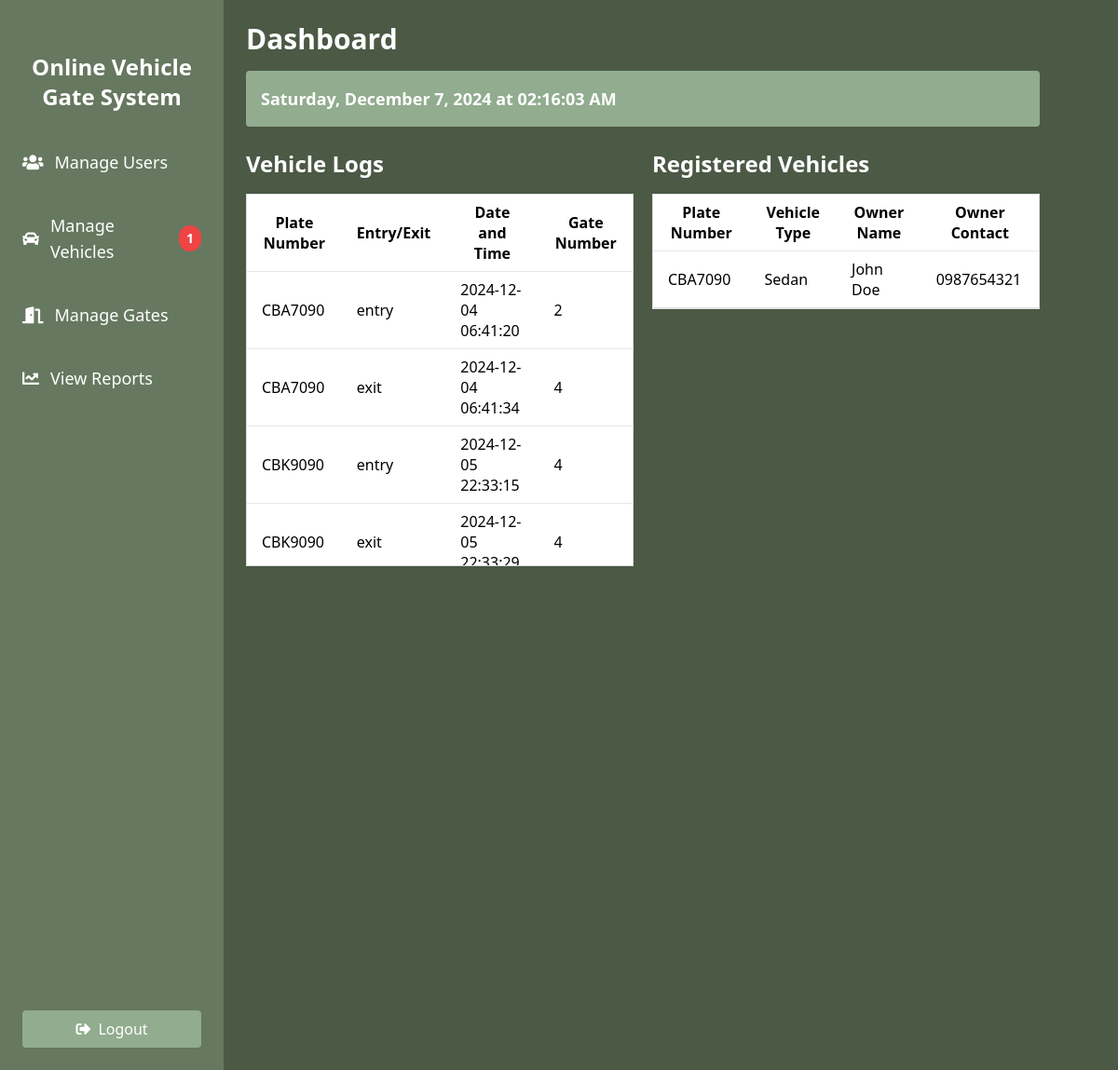
/admin_dashboard.php (signed in), run on the app's committed database.
### tables this page shows
CREATE TABLE `vehicle_logs` (
  `id` int(11) NOT NULL,
  `plate_number` varchar(50) NOT NULL,
  `entry_exit` enum('entry','exit') NOT NULL,
  `date_time` timestamp NOT NULL DEFAULT current_timestamp() ON UPDATE current_timestamp(),
  `gate_number` int(11) NOT NULL
);

CREATE TABLE `vehicles` (
  `id` int(11) NOT NULL,
  `plate_number` varchar(15) NOT NULL,
  `vehicle_type` varchar(50) NOT NULL,
  `owner_id` varchar(255) NOT NULL,
  `owner_name` varchar(100) NOT NULL,
  `owner_contact` varchar(15) NOT NULL,
  `registration_date` timestamp NOT NULL DEFAULT current_timestamp(),
  `status` enum('pending','approved','denied') DEFAULT 'pending',
  `approved_by` int(11) DEFAULT NULL
);

### admin_dashboard.php (the view, shortened to what this page needs)
<?php
include('config.php');
$sql = "SELECT * FROM vehicles WHERE status = 'pending'";
$result = mysqli_query($conn, $sql);
$pending_count = mysqli_num_rows($result);
$log_sql = "SELECT * FROM vehicle_logs";
$log_result = mysqli_query($conn, $log_sql);
$sql_vehicles = "SELECT * FROM vehicles WHERE status = 'approved'";
$vehicles_result = mysqli_query($conn, $sql_vehicles);
?>
<html>
<head>
    <script src="https://cdn.tailwindcss.com"></script>
</head>
<body class="bg-[var(--bg-main)]">
<div class="flex">
    <div class="w-1/5 bg-[var(--bg-sidebar)] text-[var(--text-sidebar)] h-screen p-6 flex flex-col justify-between">
        <div>
        <h2 class="text-2xl font-bold mb-8 mt-8 text-center">Online Vehicle Gate System</h2>
        <ul>
                <li class="mb-6 text-lg">
                    <a href="manage_users.php" class="flex items-center hover:text-gray-400 py-2">
                        <i class="fas fa-users mr-3"></i> Manage Users
                    </a>
                </li>
                <li class="mb-6 flex items-center text-lg">
                    <i class="fas fa-car mr-3"></i>
                    <a href="manage_vehicles.php" class="flex items-center hover:text-gray-400 py-2">Manage Vehicles</a>
                    <?php if ($pending_count > 0): ?>
                        <span class="notification ml-2 bg-red-500 text-white rounded-full px-2 py-1 text-sm" style="font-weight: bold;"><?php echo $pending_count; ?></span>
                    <?php endif; ?>
                </li>
                <li class="mb-6 text-lg">
                    <a href="manage_gates.php" class="flex items-center hover:text-gray-400 py-2">
                        <i class="fas fa-door-open mr-3"></i> Manage Gates
                    </a>
                </li>
                <li class="mb-6 text-lg">
                    <a href="view_reports.php" class="flex items-center hover:text-gray-400 py-2">
                        <i class="fas fa-chart-line mr-3"></i> View Reports
                    </a>
                </li>
            </ul>
        </div>
        <button onclick="window.location.href='logout.php'" class="bg-[var(--bg-highlight)] text-[var(--text-highlight)] py-2 px-4 rounded hover:bg-opacity-75 flex items-center justify-center">
            <i class="fas fa-sign-out-alt mr-2"></i> Logout
        </button>
    </div>
    <div class="w-3/4 p-6">
        <h1 class="text-3xl font-bold mb-4 text-[var(--text-main)]">Dashboard</h1>
        <div class="datetime bg-[var(--bg-highlight)] text-[var(--text-highlight)] p-4 rounded mb-6 flex items-center justify-between">
            <p id="datetime" class="text-lg font-semibold"></p>
        </div>
        <div class="container-flex">
            <div class="container">
                <h2 class="text-2xl font-bold mb-4 text-[var(--text-main)]">Vehicle Logs</h2>
                <div class="scrollable-container bg-white">
                    <table class="min-w-full">
                        <thead>
                            <tr>
                                <th class="py-2 px-4 border-b">Plate Number</th>
                                <th class="py-2 px-4 border-b">Entry/Exit</th>
                                <th class="py-2 px-4 border-b">Date and Time</th>
                                <th class="py-2 px-4 border-b">Gate Number</th>
                            </tr>
                        </thead>
                        <tbody>
                            <?php while ($log = mysqli_fetch_assoc($log_result)): ?>
                                <tr>
                                    <td class="py-2 px-4 border-b" style="color: var(--text-table);"><?php echo htmlspecialchars($log['plate_number']); ?></td>
                                    <td class="py-2 px-4 border-b" style="color: var(--text-table);"><?php echo htmlspecialchars($log['entry_exit']); ?></td>
                                    <td class="py-2 px-4 border-b" style="color: var(--text-table);"><?php echo htmlspecialchars($log['date_time']); ?></td>
                                    <td class="py-2 px-4 border-b" style="color: var(--text-table);"><?php echo htmlspecialchars($log['gate_number']); ?></td>
                                </tr>
                            <?php endwhile; ?>
                        </tbody>
                    </table>
                </div>
            </div>
            <div class="container">
                <h2 class="text-2xl font-bold mb-4 text-[var(--text-main)]">Registered Vehicles</h2>
                <div class="scrollable-container bg-white">
                    <table class="min-w-full">
                        <thead>
                            <tr>
                                <th class="py-2 px-4 border-b">Plate Number</th>
                                <th class="py-2 px-4 border-b">Vehicle Type</th>
                                <th class="py-2 px-4 border-b">Owner Name</th>
                                <th class="py-2 px-4 border-b">Owner Contact</th>
                            </tr>
                        </thead>
                        <tbody>
                            <?php while ($vehicle = mysqli_fetch_assoc($vehicles_result)): ?>
                                <tr>
                                    <td class="py-2 px-4 border-b" style="color: var(--text-table);"><?php echo htmlspecialchars($vehicle['plate_number']); ?></td>
                                    <td class="py-2 px-4 border-b" style="color: var(--text-table);"><?php echo htmlspecialchars($vehicle['vehicle_type']); ?></td>
                                    <td class="py-2 px-4 border-b" style="color: var(--text-table);"><?php echo htmlspecialchars($vehicle['owner_name']); ?></td>
                                    <td class="py-2 px-4 border-b" style="color: var(--text-table);"><?php echo htmlspecialchars($vehicle['owner_contact']); ?></td>
                                </tr>
                            <?php endwhile; ?>
                        </tbody>
                    </table>
                </div>
            </div>
        </div>
    </div>
</div>
<link rel="stylesheet" href="https://cdnjs.cloudflare.com/ajax/libs/font-awesome/5.15.3/css/all.min.css">
</body>
</html>

### admin_dashboard.php (style rules this page uses)
:root { --bg-main: #4B5945; --bg-sidebar: #66785F; --bg-highlight: #91AC8F; --text-main: #FFFFFF; --text-sidebar: #FFFFFF; --text-highlight: #FFFFFF; --bg-footer: #66785F; --text-table: #000000; }
.scrollable-container { max-height: 400px; overflow-y: auto; border: 1px solid #ddd; margin-bottom: 20px; }
.container-flex { display: flex; gap: 20px; }
.container { flex: 1; }

### data on the page
vehicle_logs: plate_number "CBA7090", entry_exit "entry", date_time "2024-12-04 06:41:20", gate_number "2"
vehicle_logs: plate_number "CBA7090", entry_exit "exit", date_time "2024-12-04 06:41:34", gate_number "4"
vehicle_logs: plate_number "CBK9090", entry_exit "entry", date_time "2024-12-05 22:33:15", gate_number "4"
vehicle_logs: plate_number "CBK9090", entry_exit "exit", date_time "2024-12-05…", gate_number "4"
vehicles: plate_number "CBA7090", vehicle_type "Sedan", owner_name "John Doe", owner_contact "0987654321"

### other printed values
$pending_count "1"
